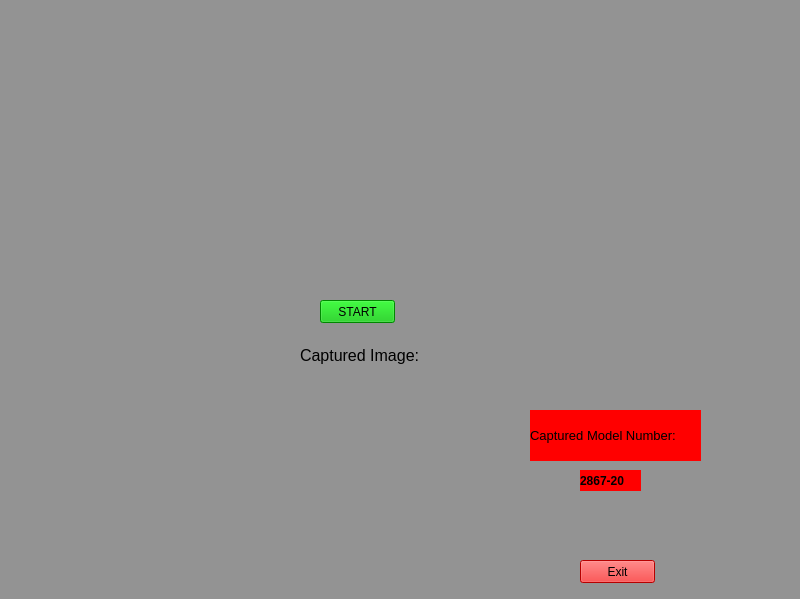
<?xml version="1.0" encoding="UTF-8"?>
<ui version="4.0">
 <class>captureTool2</class>
 <widget class="QWidget" name="captureTool2">
  <property name="geometry">
   <rect>
    <x>0</x>
    <y>0</y>
    <width>800</width>
    <height>599</height>
   </rect>
  </property>
  <property name="windowTitle">
   <string>Form</string>
  </property>
  <property name="styleSheet">
   <string notr="true">background-color: rgb(147, 147, 147);</string>
  </property>
  <widget class="QLabel" name="milwaukeeLabel">
   <property name="geometry">
    <rect>
     <x>130</x>
     <y>40</y>
     <width>531</width>
     <height>171</height>
    </rect>
   </property>
   <property name="layoutDirection">
    <enum>Qt::LeftToRight</enum>
   </property>
   <property name="autoFillBackground">
    <bool>false</bool>
   </property>
   <property name="text">
    <string/>
   </property>
   <property name="pixmap">
    <pixmap>mt1.gif</pixmap>
   </property>
   <property name="scaledContents">
    <bool>true</bool>
   </property>
  </widget>
  <widget class="QPushButton" name="startButton">
   <property name="geometry">
    <rect>
     <x>320</x>
     <y>300</y>
     <width>75</width>
     <height>23</height>
    </rect>
   </property>
   <property name="styleSheet">
    <string notr="true">background-color: rgb(0, 190, 0);</string>
   </property>
   <property name="text">
    <string>START</string>
   </property>
  </widget>
  <widget class="QLabel" name="capturedImageLabel">
   <property name="geometry">
    <rect>
     <x>300</x>
     <y>330</y>
     <width>131</width>
     <height>51</height>
    </rect>
   </property>
   <property name="font">
    <font>
     <pointsize>12</pointsize>
    </font>
   </property>
   <property name="text">
    <string>Captured Image:</string>
   </property>
  </widget>
  <widget class="QLabel" name="capturedimage">
   <property name="geometry">
    <rect>
     <x>250</x>
     <y>370</y>
     <width>211</width>
     <height>191</height>
    </rect>
   </property>
   <property name="text">
    <string/>
   </property>
   <property name="pixmap">
    <pixmap>capturedimage.JPG</pixmap>
   </property>
  </widget>
  <widget class="QLabel" name="capturedModelNumber">
   <property name="geometry">
    <rect>
     <x>530</x>
     <y>410</y>
     <width>171</width>
     <height>51</height>
    </rect>
   </property>
   <property name="font">
    <font>
     <pointsize>10</pointsize>
    </font>
   </property>
   <property name="styleSheet">
    <string notr="true">background-color: rgb(255, 0, 0);</string>
   </property>
   <property name="text">
    <string>Captured Model Number:</string>
   </property>
   <property name="scaledContents">
    <bool>false</bool>
   </property>
  </widget>
  <widget class="QLabel" name="modelNumberFromCharacterRecognition">
   <property name="geometry">
    <rect>
     <x>580</x>
     <y>470</y>
     <width>61</width>
     <height>21</height>
    </rect>
   </property>
   <property name="font">
    <font>
     <weight>75</weight>
     <bold>true</bold>
    </font>
   </property>
   <property name="styleSheet">
    <string notr="true">background-color: rgb(255, 0, 0);</string>
   </property>
   <property name="text">
    <string>2867-20</string>
   </property>
  </widget>
  <widget class="QPushButton" name="exitButton">
   <property name="geometry">
    <rect>
     <x>580</x>
     <y>560</y>
     <width>75</width>
     <height>23</height>
    </rect>
   </property>
   <property name="styleSheet">
    <string notr="true">background-color: rgb(255, 0, 0);</string>
   </property>
   <property name="text">
    <string>Exit</string>
   </property>
  </widget>
 </widget>
 <resources/>
 <connections/>
</ui>
